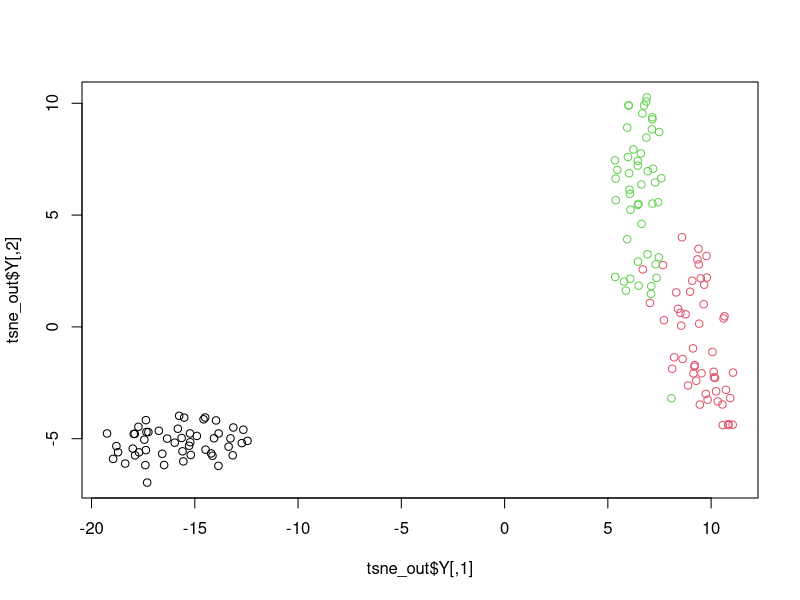

R code for this plot:
## ---- chunk 1
knitr::opts_chunk$set(
  collapse = TRUE,
  comment = "#>",
  fig.path = "README-"
)
## ---- chunk 2
library(Rtsne) # Load package
iris_unique <- unique(iris) # Remove duplicates
set.seed(42) # Sets seed for reproducibility
tsne_out <- Rtsne(as.matrix(iris_unique[,1:4])) # Run TSNE
plot(tsne_out$Y,col=iris_unique$Species) # Plot the result
